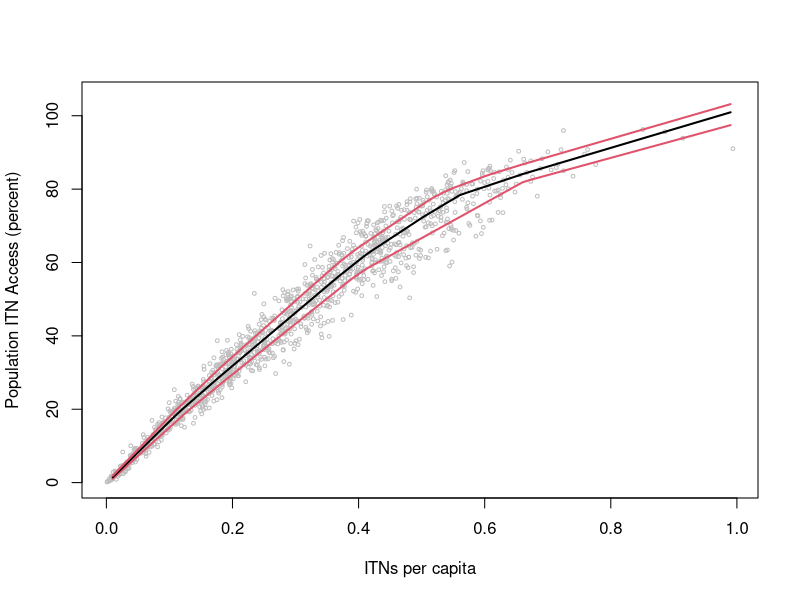

Write the R code that produced this figure.
library(haven) # for reading dta file
library(tidyverse)

Ddta <- read_dta("regional_ITN_indicators_access.dta")
D <- with(Ddta, data.frame(y = access_merg, x = itnpers, z = meanhh))

A <- as.matrix(D)
B <- as.data.frame(A)

# First plot the dots:

pdf(
  "Access_NPC.pdf",
  height = 6,
  width = 8,
  )
with(B,
     plot(
       x,
       y,
       cex = .5,
       col = "grey",
       ylim = c(0, 105),
       xlab = "ITNs per capita",
       ylab = "Population ITN Access (percent)")
     )
# title(main = "Title")
       
# this works but we don't need it

# Hannah tries to reproduce in ggplot:

# B %>% 
#   ggplot(aes(x, y),
#              size = 2,
#              color = "grey") +
#   geom_point() +
#   theme_minimal() 
#   
# ggsave("HK_plot.png")

# Then add the fit and the bound lines

taus <- 1:3/4
library(quantreg)
library(splines)
xx <- 1:99/100
colors <- c(2,1,2)

G <- matrix(0,99,length(taus))
for(i in 1:length(taus)){
    f <- rqss(y ~ qss(x, constraint = "I", lambda = .5), tau = taus[i], data = B)
    G[,i] <- predict(f, newdata = list(x = xx))
    lines(xx,G[,i], col = colors[i], lwd = 2)
}
dev.off()

